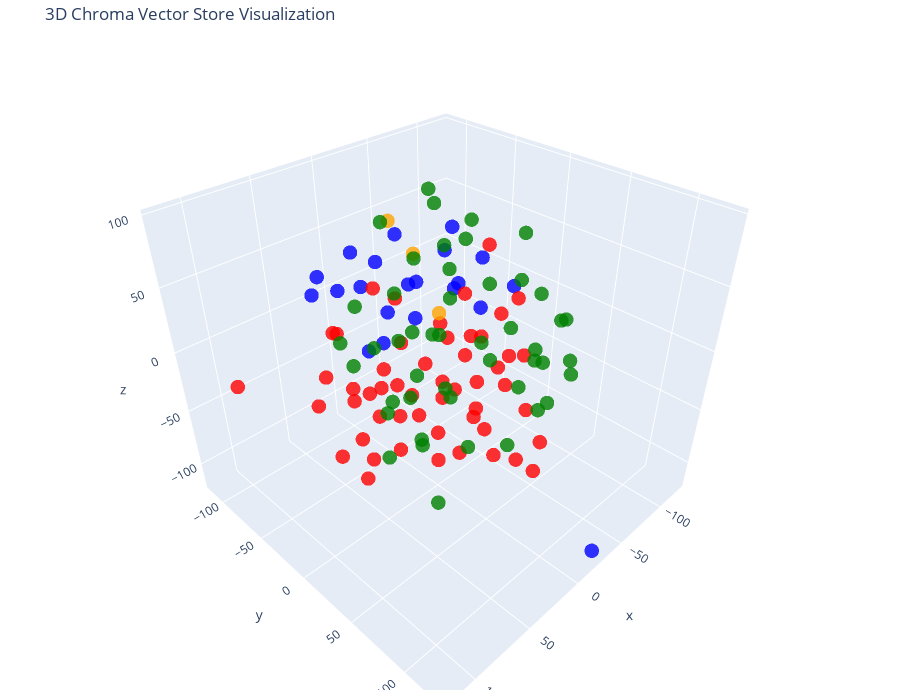

The cell this chart's notebook holds for it:
### Code cell
# Plot vectors in 3D space using TSNE
tsne = TSNE(n_components=3, random_state=42)
reduced_vectors = tsne.fit_transform(vectors)

# Create the 3D scatter plot
fig = go.Figure(data=[go.Scatter3d(
    x=reduced_vectors[:, 0],
    y=reduced_vectors[:, 1],
    z=reduced_vectors[:, 2],
    mode='markers',
    marker=dict(size=5, color=colors, opacity=0.8),
    text=[f"Type: {t}<br>Text: {d[:100]}..." for t, d in zip(doc_types, documents)],
    hoverinfo='text'
)])

fig.update_layout(
    title='3D Chroma Vector Store Visualization',
    scene=dict(xaxis_title='x', yaxis_title='y', zaxis_title='z'),
    width=900,
    height=700,
    margin=dict(r=20, b=10, l=10, t=40)
)

fig.show()

### Figure 1 — Plotly figure (JSON) as saved in the notebook; plotly's stock layout.template omitted (floating-point values rounded to 4 significant figures)
{"data": [{"hoverinfo": "text", "marker": {"color": ["blue", "blue", "blue", "blue", "blue", "blue", "blue", "blue", "blue", "blue", "blue", "blue", "blue", "blue", "blue", "blue", "blue", "blue", "blue", "blue", "blue", "red", "red", "red", "red", "red", "red", "red", "red", "red", "red", "red", "red", "red", "red", "red", "red", "red", "red", "red", "red", "red", "red", "red", "red", "red", "red", "red", "red", "red", "red", "red", "red", "red", "red", "red", "red", "red", "red", "red", "red", "red", "red", "red", "red", "red", "red", "red", "red", "red", "red", "red", "red", "orange", "orange", "orange", "green", "green", "green", "green", "green", "green", "green", "green", "green", "green", "green", "green", "green", "green", "green", "green", "green", "green", "green", "green", "green", "green", "green", "green", "green", "green", "green", "green", "green", "green", "green", "green", "green", "green", "green", "green", "green", "green", "green", "green", "green", "green", "green", "green", "green", "green", "green"], "opacity": 0.8, "size": 5}, "mode": "markers", "text": ["Type: products<br>Text: # Product Summary\n\n# Rellm: AI-Powered Enterprise Reinsurance Solution\n\n## Summary\n\nRellm is an inno...", "Type: products<br>Text: ### Seamless Integrations\nRellm's architecture is designed for effortless integration with existing ...", "Type: products<br>Text: ### Regulatory Compliance Tools\nRellm includes built-in compliance tracking features to help organiz...", "Type: products<br>Text: Join the growing number of organizations leveraging Rellm to enhance their reinsurance processes whi...", "Type: products<br>Text: Experience the future of reinsurance with Rellm, where innovation meets reliability. Let Insurellm h...", "Type: products<br>Text: # Product Summary\n\n# Markellm\n\n## Summary\n\nMarkellm is an innovative two-sided marketplace designed ...", "Type: products<br>Text: - **User-Friendly Interface**: Designed with user experience in mind, Markellm features an intuitive...", "Type: products<br>Text: - **Customer Support**: Our dedicated support team is always available to assist both consumers and ...", "Type: products<br>Text: ### For Insurance Companies:\n- **Basic Listing Fee**: $199/month for a featured listing on the platf...", "Type: products<br>Text: ### Q3 2025\n- Initiate a comprehensive marketing campaign targeting both consumers and insurers to i...", "Type: products<br>Text: # Product Summary\n\n# Homellm\n\n## Summary\nHomellm is an innovative home insurance product developed b...", "Type: products<br>Text: ### 2. Dynamic Pricing Model\nWith Homellm's innovative dynamic pricing model, insurance providers ca...", "Type: products<br>Text: ### 5. Multi-Channel Integration\nHomellm seamlessly integrates into existing insurance platforms, pr...", "Type: products<br>Text: - **Basic Tier:** Starting at $5,000/month for small insurers with basic integration features.\n- **S...", "Type: products<br>Text: All tiers include a comprehensive training program and ongoing updates to ensure optimal performance...", "Type: products<br>Text: With Homellm, Insurellm is committed to transforming the landscape of home insurance, ensuring both ...", "Type: products<br>Text: # Product Summary\n\n# Carllm\n\n## Summary\n\nCarllm is an innovative auto insurance product developed by...", "Type: products<br>Text: - **Instant Quoting**: With Carllm, insurance companies can offer near-instant quotes to customers, ...", "Type: products<br>Text: - **Mobile Integration**: Carllm is designed to work seamlessly with mobile applications, providing ...", "Type: products<br>Text: - **Professional Tier**: $2,500/month\n  - For medium-sized companies.\n  - All Basic Tier features pl...", "Type: products<br>Text: ### Q2 2025: Customer Experience Improvements\n- Launch of a new **mobile app** for end-users.\n- Intr...", "Type: contracts<br>Text: # Contract with GreenField Holdings for Markellm\n\n**Effective Date:** November 15, 2023  \n**Contract...", "Type: contracts<br>Text: ## Renewal\n1. **Automatic Renewal**: This contract will automatically renew for sequential one-year ...", "Type: contracts<br>Text: ## Features\n1. **AI-Powered Matching**: Access to advanced algorithms that connect GreenField Holdin...", "Type: contracts<br>Text: ## Support\n1. **Customer Support Access**: The Client will have access to dedicated support through ...", "Type: contracts<br>Text: **Signatures:**  \n_________________________                           _________________________  \n**...", "Type: contracts<br>Text: # Contract with Apex Reinsurance for Rellm: AI-Powered Enterprise Reinsurance Solution\n\n## Terms\n\n1....", "Type: contracts<br>Text: ## Renewal\n\n1. **Automatic Renewal**: This Agreement will automatically renew for successive one-yea...", "Type: contracts<br>Text: 2. **Seamless Integrations**: The architecture of Rellm allows for easy integration with existing sy...", "Type: contracts<br>Text: 1. **Technical Support**: Provider shall offer dedicated technical support to the Client via phone, ...", "Type: contracts<br>Text: **Insurellm, Inc.**  \n_____________________________  \nAuthorized Signature   \nDate: ________________...", "Type: contracts<br>Text: # Contract with Greenstone Insurance for Homellm\n\n---\n\n## Terms\n\n1. **Parties**: This Contract (\"Agr...", "Type: contracts<br>Text: 4. **Payment Terms**: \n   - The Customer shall pay an amount of $10,000 per month for the Standard T...", "Type: contracts<br>Text: ---\n\n## Features\n\n- **AI-Powered Risk Assessment**: Customer will have access to enhanced risk evalu...", "Type: contracts<br>Text: - **Customer Portal**: A dedicated portal will be provided, allowing the Customer's clients to manag...", "Type: contracts<br>Text: ______________________________  \n[Name], [Title]  \nDate: ______________________\n\n**For Greenstone In...", "Type: contracts<br>Text: # Contract with Roadway Insurance Inc. for Carllm\n\n---\n\n## Terms\n\n1. **Agreement Effective Date**: T...", "Type: contracts<br>Text: ---\n\n## Renewal\n\n1. **Automatic Renewal**: This agreement will automatically renew for an additional...", "Type: contracts<br>Text: ---\n\n## Features\n\n1. **Access to Core Features**: Roadway Insurance Inc. will have access to all Pro...", "Type: contracts<br>Text: ---\n\n## Support\n\n1. **Technical Support**: Roadway Insurance Inc. will receive priority technical su...", "Type: contracts<br>Text: # Contract with Stellar Insurance Co. for Rellm\n\n## Terms\nThis contract is made between **Insurellm*...", "Type: contracts<br>Text: ### Termination\nEither party may terminate this agreement with a **30-day written notice**. In the e...", "Type: contracts<br>Text: ## Features\nStellar Insurance Co. will receive access to the following features of the Rellm product...", "Type: contracts<br>Text: ## Support\nInsurellm provides Stellar Insurance Co. with the following support services:\n\n- **24/7 T...", "Type: contracts<br>Text: # Contract with TechDrive Insurance for Carllm\n\n**Contract Date:** October 1, 2024  \n**Contract Dura...", "Type: contracts<br>Text: ## Renewal\n\n1. **Automatic Renewal**: This contract shall automatically renew for additional one-yea...", "Type: contracts<br>Text: ## Support\n\n1. **Customer Support**: Insurellm will provide 24/7 customer support to TechDrive Insur...", "Type: contracts<br>Text: **TechDrive Insurance Representative:**  \nName: Sarah Johnson  \nTitle: Operations Director  \nDate: _...", "Type: contracts<br>Text: # Contract with Belvedere Insurance for Markellm\n\n## Terms\nThis Contract (\"Agreement\") is made and e...", "Type: contracts<br>Text: ## Renewal\n1. **Renewal Terms**: This Agreement may be renewed for additional one-year terms upon mu...", "Type: contracts<br>Text: ## Features\n1. **AI-Powered Matching**: Belvedere Insurance will benefit from Markellm's AI-powered ...", "Type: contracts<br>Text: ## Support\n1. **Technical Support**: Technical support will be available from 9 AM to 7 PM EST, Mond...", "Type: contracts<br>Text: **Belvedere Insurance**  \nSignature: ______________________  \nName: [Authorized Signatory]  \nTitle: ...", "Type: contracts<br>Text: # Contract with Velocity Auto Solutions for Carllm\n\n**Contract Date:** October 1, 2023  \n**Contract ...", "Type: contracts<br>Text: ## Renewal\n\n1. **Automatic Renewal**: This contract will automatically renew for successive 12-month...", "Type: contracts<br>Text: ## Support\n\n1. **Customer Support**: Velocity Auto Solutions will have access to Insurellm’s custome...", "Type: contracts<br>Text: # Contract with GreenValley Insurance for Homellm\n\n**Contract Date:** October 6, 2023  \n**Contract N...", "Type: contracts<br>Text: 4. **Confidentiality:** Both parties agree to maintain the confidentiality of proprietary informatio...", "Type: contracts<br>Text: 1. **AI-Powered Risk Assessment:** Access to advanced AI algorithms for real-time risk evaluations.\n...", "Type: contracts<br>Text: 3. **Regular Updates:** Insurellm will offer ongoing updates and enhancements to the Homellm platfor...", "Type: contracts<br>Text: # Contract with EverGuard Insurance for Rellm: AI-Powered Enterprise Reinsurance Solution\n\n**Contrac...", "Type: contracts<br>Text: 4. **Usage Rights**: EverGuard Insurance is granted a non-exclusive, non-transferable license to acc...", "Type: contracts<br>Text: 1. **Core Functionality**: Rellm provides EverGuard Insurance with advanced AI-driven analytics, sea...", "Type: contracts<br>Text: 1. **Customer Support**: Insurellm will provide EverGuard Insurance with 24/7 customer support, incl...", "Type: contracts<br>Text: ---\n\n**Signatures**  \n**For Insurellm**: __________________________  \n**Name**: John Smith  \n**Title...", "Type: contracts<br>Text: # Contract with BrightWay Solutions for Markellm\n\n**Contract Date:** October 5, 2023  \n**Contract ID...", "Type: contracts<br>Text: 3. **Service Level Agreement (SLA):**  \n   Insurellm commits to a 99.9% uptime for the platform with...", "Type: contracts<br>Text: 2. **Real-Time Quote Availability:**  \n   Consumers sourced via BrightWay Solutions will receive rea...", "Type: contracts<br>Text: 3. **Training and Onboarding:**  \n   Insurellm agrees to provide one free training session on how to...", "Type: contracts<br>Text: # Contract with Pinnacle Insurance Co. for Homellm\n\n## Terms\nThis contract (\"Contract\") is entered i...", "Type: contracts<br>Text: ## Renewal\n1. **Renewal Terms**: At the end of the initial term, this Contract shall automatically r...", "Type: contracts<br>Text: ## Features\n1. **AI-Powered Risk Assessment**: Utilized for tailored underwriting decisions specific...", "Type: contracts<br>Text: ## Support\n1. **Technical Support**: Insurellm shall provide 24/7 technical support via an email and...", "Type: company<br>Text: # Overview of Insurellm\n\nInsurellm is an innovative insurance tech firm with 200 employees across th...", "Type: company<br>Text: # Careers at Insurellm\n\nInsurellm is hiring! We are looking for talented software engineers, data sc...", "Type: company<br>Text: # About Insurellm\n\nInsurellm was founded by Avery Lancaster in 2015 as an insurance tech startup des...", "Type: employees<br>Text: # HR Record\n\n# Alex Chen\n\n## Summary\n- **Date of Birth:** March 15, 1990  \n- **Job Title:** Backend ...", "Type: employees<br>Text: ## Annual Performance History\n- **2020:**  \n  - Completed onboarding successfully.  \n  - Met expecta...", "Type: employees<br>Text: ## Compensation History\n- **2020:** Base Salary: $80,000  \n- **2021:** Base Salary Increase to $90,0...", "Type: employees<br>Text: Alex Chen continues to be a vital asset at Insurellm, contributing significantly to innovative backe...", "Type: employees<br>Text: # HR Record\n\n# Oliver Spencer\n\n## Summary\n- **Date of Birth**: May 14, 1990  \n- **Job Title**: Backe...", "Type: employees<br>Text: ## Annual Performance History\n- **2018**: **3/5** - Adaptable team player but still learning to take...", "Type: employees<br>Text: ## Compensation History\n- **March 2018**: Initial salary of $80,000.\n- **July 2019**: Salary increas...", "Type: employees<br>Text: # HR Record\n\n# Emily Tran\n\n## Summary\n- **Date of Birth:** March 18, 1991  \n- **Job Title:** Digital...", "Type: employees<br>Text: - **January 2017 - May 2018**: Marketing Intern  \n  - Supported the Marketing team by collaborating ...", "Type: employees<br>Text: - **2021**:  \n  - Performance Rating: Meets Expectations  \n  - Key Achievements: Contributed to the ...", "Type: employees<br>Text: - **Professional Development Goals**:  \n  - Emily Tran aims to become a Marketing Manager within the...", "Type: employees<br>Text: # HR Record\n\n# Jordan Blake\n\n## Summary\n- **Date of Birth:** March 15, 1993  \n- **Job Title:** Sales...", "Type: employees<br>Text: ## Annual Performance History\n- **2021:** First year at Insurellm; achieved 90% of monthly targets. ...", "Type: employees<br>Text: ## Other HR Notes\n- Jordan has shown an interest in continuing education, actively participating in ...", "Type: employees<br>Text: # Avery Lancaster\n\n## Summary\n- **Date of Birth**: March 15, 1985  \n- **Job Title**: Co-Founder & Ch...", "Type: employees<br>Text: - **2010 - 2013**: Business Analyst at Edge Analytics  \n  Prior to joining Innovate, Avery worked as...", "Type: employees<br>Text: - **2018**: **Exceeds Expectations**  \n  Under Avery’s pivoted vision, Insurellm launched two new su...", "Type: employees<br>Text: - **2022**: **Satisfactory**  \n  Avery focused on rebuilding team dynamics and addressing employee c...", "Type: employees<br>Text: ## Compensation History\n- **2015**: $150,000 base salary + Significant equity stake  \n- **2016**: $1...", "Type: employees<br>Text: ## Other HR Notes\n- **Professional Development**: Avery has actively participated in leadership trai...", "Type: employees<br>Text: # HR Record\n\n# Maxine Thompson\n\n## Summary\n- **Date of Birth:** January 15, 1991  \n- **Job Title:** ...", "Type: employees<br>Text: ## Insurellm Career Progression\n- **January 2017 - October 2018**: **Junior Data Engineer**  \n  * Ma...", "Type: employees<br>Text: ## Annual Performance History\n- **2017**: *Meets Expectations*  \n  Maxine showed potential in her ro...", "Type: employees<br>Text: - **2021**: *Exceeds Expectations*  \n  Maxine spearheaded the transition to a new data warehousing s...", "Type: employees<br>Text: ## Compensation History\n- **2017**: $70,000 (Junior Data Engineer)  \n- **2018**: $75,000 (Junior Dat...", "Type: employees<br>Text: # Samantha Greene\n\n## Summary\n- **Date of Birth:** October 14, 1990\n- **Job Title:** HR Generalist\n-...", "Type: employees<br>Text: ## Annual Performance History\n- **2020:** Exceeds Expectations  \n  Samantha Greene demonstrated exce...", "Type: employees<br>Text: ## Compensation History\n- **2020:** Base Salary - $55,000  \n  The entry-level salary matched industr...", "Type: employees<br>Text: - **2023:** Base Salary - $70,000  \n  Recognized for substantial improvement in employee relations m...", "Type: employees<br>Text: # HR Record\n\n# Alex Thomson\n\n## Summary\n- **Date of Birth:** March 15, 1995  \n- **Job Title:** Sales...", "Type: employees<br>Text: ## Annual Performance History  \n- **2022** - Rated as \"Exceeds Expectations.\" Alex Thomson achieved ...", "Type: employees<br>Text: ## Other HR Notes\n- Alex Thomson is an active member of the Diversity and Inclusion committee at Ins...", "Type: employees<br>Text: # HR Record\n\n# Samuel Trenton\n\n## Summary\n- **Date of Birth:** April 12, 1989  \n- **Job Title:** Sen...", "Type: employees<br>Text: ## Annual Performance History\n- **2023:** Rating: 4.5/5  \n  *Samuel exceeded expectations, successfu...", "Type: employees<br>Text: ## Compensation History\n- **2023:** Base Salary: $115,000 + Bonus: $15,000  \n  *Annual bonus based o...", "Type: employees<br>Text: - **Engagement in Company Culture:** Regularly participates in team-building events and contributes ...", "Type: employees<br>Text: # HR Record\n\n# Alex Harper\n\n## Summary\n- **Date of Birth**: March 15, 1993  \n- **Job Title**: Sales ...", "Type: employees<br>Text: ## Annual Performance History  \n- **2021**:  \n  - **Performance Rating**: 4.5/5  \n  - **Key Achievem...", "Type: employees<br>Text: - **2022**:  \n  - **Base Salary**: $65,000 (Promotion to Senior SDR)  \n  - **Bonus**: $13,000 (20% o...", "Type: employees<br>Text: # HR Record\n\n# Jordan K. Bishop\n\n## Summary\n- **Date of Birth:** March 15, 1990\n- **Job Title:** Fro...", "Type: employees<br>Text: ## Annual Performance History\n- **2019:** Exceeds Expectations - Continuously delivered high-quality...", "Type: employees<br>Text: ## Compensation History\n- **June 2018:** Starting Salary - $85,000\n- **June 2019:** Salary Increase ...", "Type: employees<br>Text: ## Other HR Notes\n- Jordan K. Bishop has been an integral part of club initiatives, including the In...", "Type: employees<br>Text: # HR Record\n\n# Emily Carter\n\n## Summary\n- **Date of Birth:** August 12, 1990  \n- **Job Title:** Acco...", "Type: employees<br>Text: - **2017-2019:** Marketing Intern  \n  - Assisted with market research and campaign development for s...", "Type: employees<br>Text: ## Compensation History\n| Year | Base Salary | Bonus         | Total Compensation |\n|------|--------...", "Type: employees<br>Text: Emily Carter exemplifies the kind of talent that drives Insurellm's success and is an invaluable ass..."], "type": "scatter3d", "x": [-63.59, -87.49, -28.5, -35.06, -55.06, 16.49, 40.09, 43.73, -9.976, -1.066, -49.84, -45.11, -27.52, 22.31, 2.375, -56.14, -43.08, -51.79, -23.85, -24.44, -25.52, -24.7, 66.22, -65.38, -23.0, -34.61, -66.75, -90.23, -102.8, 13.26, -7.949, 15.09, 49.44, -22.92, -11.21, -30.12, 20.88, 48.91, -5.546, -23.89, -48.84, 71.89, -11.13, -81.0, -10.14, 28.18, -29.57, -27.11, 3.543, 68.41, 32.39, -8.292, -13.59, 3.914, 15.52, -11.71, 23.6, -43.51, -43.86, -36.77, -70.18, -81.29, 118.9, -63.41, -52.32, 22.41, 35.4, 38.93, 6.814, 21.94, 77.41, 16.26, 35.08, -46.68, -9.03, -20.95, 23.64, -1.517, 60.18, -58.17, -21.33, 23.81, 86.18, -8.776, -32.46, 52.13, -14.89, 31.09, 64.9, 35.12, -57.51, -36.8, -24.05, -23.74, 83.84, -60.76, -36.19, 27.84, 17.27, 3.442, 53.92, 29.17, 12.94, 62.29, -69.62, -123.7, 32.9, 61.92, 25.95, 50.73, 77.04, 25.05, 60.04, 53.04, 77.96, 6.96, 7.658, 81.91, 14.95, -3.827, -5.758, 80.58, -31.73], "y": [-56.6, -8.2, -114.9, -79.44, -40.53, -84.26, -82.05, -68.19, -86.45, -89.11, -28.97, -2.475, -11.44, -29.09, -18.5, -11.99, -66.22, -84.97, -78.04, 125.4, -91.66, -54.21, -0.09801, -19.19, -85.33, 66.19, -23.54, -36.02, -15.53, 18.29, 66.98, -96.93, -13.24, -20.34, 15.29, 65.66, -17.54, -25.53, -43.07, -37.45, 1.886, -40.92, -54.19, -51.64, -10.03, -8.346, -12.01, 10.05, -61.19, 10.5, -67.84, 29.1, 42.34, -15.37, -24.61, -6.85, 44.63, 17.24, -9.962, 32.38, 2.588, 10.5, -57.69, -53.3, 38.21, -66.93, -49.95, -76.92, -53.11, 23.0, -11.37, -44.65, 84.53, -45.64, -55.86, -44.68, 24.23, 61.56, 47.72, 69.65, 26.07, 60.98, 48.02, -2.115, -1.068, 33.04, -17.17, -5.744, 22.75, 1.136, 40.04, 72.4, 90.78, 70.75, 65.17, 59.39, 40.66, 87.92, 85.0, 90.15, 80.09, 40.18, 91.88, 60.28, -79.59, -11.38, 45.16, -23.79, 7.118, 34.64, 42.35, -22.99, -8.519, 60.79, 9.507, 18.78, 54.09, 71.9, 17.25, 21.1, 64.04, 32.94, 71.22], "z": [32.14, 11.59, -8.311, 46.94, 59.21, 18.78, 25.78, 46.83, -46.83, 41.02, 20.71, 13.65, 32.54, 3.015, 18.74, 45.22, 9.796, -3.338, -13.72, -117.4, 23.43, -80.42, -73.15, -27.57, -70.17, -61.72, -73.3, 34.5, -8.18, -22.71, -60.49, -23.27, -16.82, 2.567, -1.614, -86.29, -86.26, -64.14, -16.5, -41.24, -96.51, -30.4, 13.61, -9.894, -84.06, -45.24, -54.92, -67.08, -90.01, -47.55, -2.715, -37.83, -75.53, -62.34, -33.77, -35.58, -48.44, -26.98, -12.87, -6.329, -64.44, -38.25, 1.905, -43.62, -58.92, -67.61, -39.94, -42.0, -56.07, -69.8, -53.38, 36.78, 81.19, -10.21, 73.76, 48.95, -109.0, 45.29, -13.06, -13.9, 53.4, 46.43, -10.8, 74.87, 84.84, 53.83, 96.55, 54.79, -4.112, 24.97, 37.03, 39.77, 24.72, 13.55, 41.29, 24.18, 88.55, -12.51, 23.57, 1.627, -2.783, 88.51, 51.19, 69.5, 71.56, -74.75, 2.93, 24.01, 81.77, 23.15, 22.21, 94.84, 56.47, 28.79, 31.14, 51.6, 22.71, 10.79, 27.52, 89.02, 77.24, 56.29, -22.74]}], "layout": {"height": 700, "margin": {"b": 10, "l": 10, "r": 20, "t": 40}, "scene": {"xaxis": {"title": {"text": "x"}}, "yaxis": {"title": {"text": "y"}}, "zaxis": {"title": {"text": "z"}}}, "title": {"text": "3D Chroma Vector Store Visualization"}, "width": 900}}
